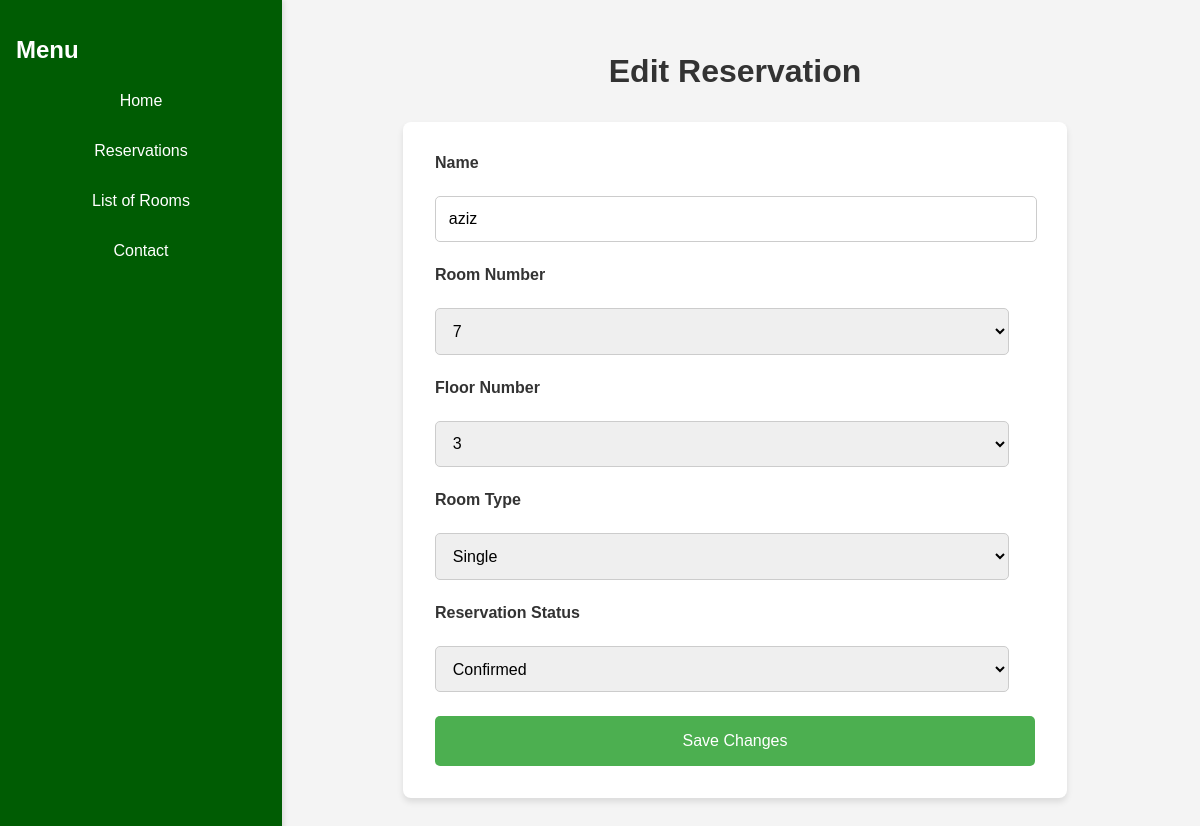
Page /edit.php?id_reservasi=2 on the committed database.
### tables this page shows
CREATE TABLE `reservasi` (
  `id_reservasi` int(11) NOT NULL,
  `id_tamu` int(11) DEFAULT NULL,
  `id_kamar` int(11) DEFAULT NULL,
  `tanggal_checkin` date DEFAULT NULL,
  `tanggal_checkout` date DEFAULT NULL,
  `jumlah_tamu` int(11) DEFAULT NULL,
  `status_reservasi` varchar(20) DEFAULT NULL,
  `total_biaya` decimal(10,2) DEFAULT NULL
);

CREATE TABLE `guest` (
  `id_tamu` int(11) NOT NULL,
  `nama` varchar(100) NOT NULL,
  `alamat` text NOT NULL,
  `no_telp` varchar(20) NOT NULL,
  `email` varchar(100) NOT NULL
);

CREATE TABLE `room` (
  `id_kamar` int(11) NOT NULL,
  `tipe_kamar` varchar(50) NOT NULL,
  `kapasitas` int(11) NOT NULL,
  `nomor` int(20) NOT NULL,
  `lantai` int(11) NOT NULL
);

### edit.php (the view, shortened to what this page needs)
<?php
include 'koneksi.php';
$id_reservasi = $_GET['id_reservasi'];
$sql = "SELECT r.id_reservasi, g.nama, rm.nomor, rm.tipe_kamar, r.status_reservasi, rm.lantai
        FROM reservasi r
        JOIN guest g ON r.id_tamu = g.id_tamu
        JOIN room rm ON r.id_kamar = rm.id_kamar
        WHERE r.id_reservasi = $id_reservasi";
$result = $conn->query($sql);
$row = $result->fetch_assoc();
?>
<!DOCTYPE html>
<html lang="id">
<head>
</head>
<body>
    <div class="navbar">
        <h2>Menu</h2>
        <a href="index.php">Home</a>
        <a href="reservation.php">Reservations</a>
        <a href="rooms.php">List of Rooms</a>
        <a href="contact.php">Contact</a>
    </div>
    <div class="content">
        <div class="header">
            <h1>Edit Reservation</h1>
        </div>
        <div class="form-container">
            <form id="reservation-form" action="edit.php?id_reservasi=<?php echo $id_reservasi; ?>" method="POST">
                <label for="name">Name</label>
                <input type="text" id="name" name="name" value="<?php echo htmlspecialchars($row['nama']); ?>" required>
                <label for="room_number">Room Number</label>
                <select id="room_number" name="room_number" required>
                    <?php for ($i = 1; $i <= 15; $i++): ?>
                        <option value="<?php echo $i; ?>" <?php echo ($row['nomor'] == $i) ? 'selected' : ''; ?>><?php echo $i; ?></option>
                    <?php endfor; ?>
                </select>
                <label for="floor_number">Floor Number</label>
                <select id="floor_number" name="floor_number" required>
                    <?php for ($i = 1; $i <= 5; $i++): ?>
                        <option value="<?php echo $i; ?>" <?php echo ($row['lantai'] == $i) ? 'selected' : ''; ?>><?php echo $i; ?></option>
                    <?php endfor; ?>
                </select>
                <label for="room_type">Room Type</label>
                <select id="room_type" name="room_type" required>
                    <option value="single" <?php echo ($row['tipe_kamar'] == 'single') ? 'selected' : ''; ?>>Single</option>
                </select>
                <label for="status">Reservation Status</label>
                <select id="status" name="status" required>
                    <option value="confirmed" <?php echo ($row['status_reservasi'] == 'confirmed') ? 'selected' : ''; ?>>Confirmed</option>
                </select>
                <button type="submit">Save Changes</button>
            </form>
        </div>
    </div>
</body>
</html>

### edit.php (style rules this page uses)
body { font-family: Arial, sans-serif; margin: 0; padding: 0; background-color: #f4f4f4; color: #333; display: flex; }
.navbar { background-color: rgb(0, 92, 3); width: 250px; height: 100vh; padding: 1em; box-shadow: 2px 0 5px rgba(0, 0, 0, 0.1); position: fixed; }
.navbar a { display: block; color: white; text-decoration: none; margin: 1em 0; padding: 0.5em; border-radius: 5px; text-align: center; }
h2 { color: white; }
.content { margin-left: 270px; padding: 2em; flex-grow: 1; }
.header { text-align: center; margin-bottom: 2em; }
.form-container { background-color: white; padding: 2em; border-radius: 8px; box-shadow: 0 4px 6px rgba(0, 0, 0, 0.1); max-width: 600px; margin: 0 auto; }
.form-container form { display: grid; grid-template-columns: 1fr; gap: 1.5em; }
.form-container label { font-weight: bold; }
.form-container input, .form-container select { width: calc(100% - 1.6em); padding: 0.8em; border: 1px solid #ccc; border-radius: 5px; font-size: 1em; }
.form-container button { background-color: #4CAF50; color: white; border: none; padding: 1em 1.5em; border-radius: 5px; cursor: pointer; font-size: 1em; width: 100%; }

### rows in the picture
reservasi: name "aziz", status "Confirmed"
room: room_number "7", floor_number "3", room_type "Single"
